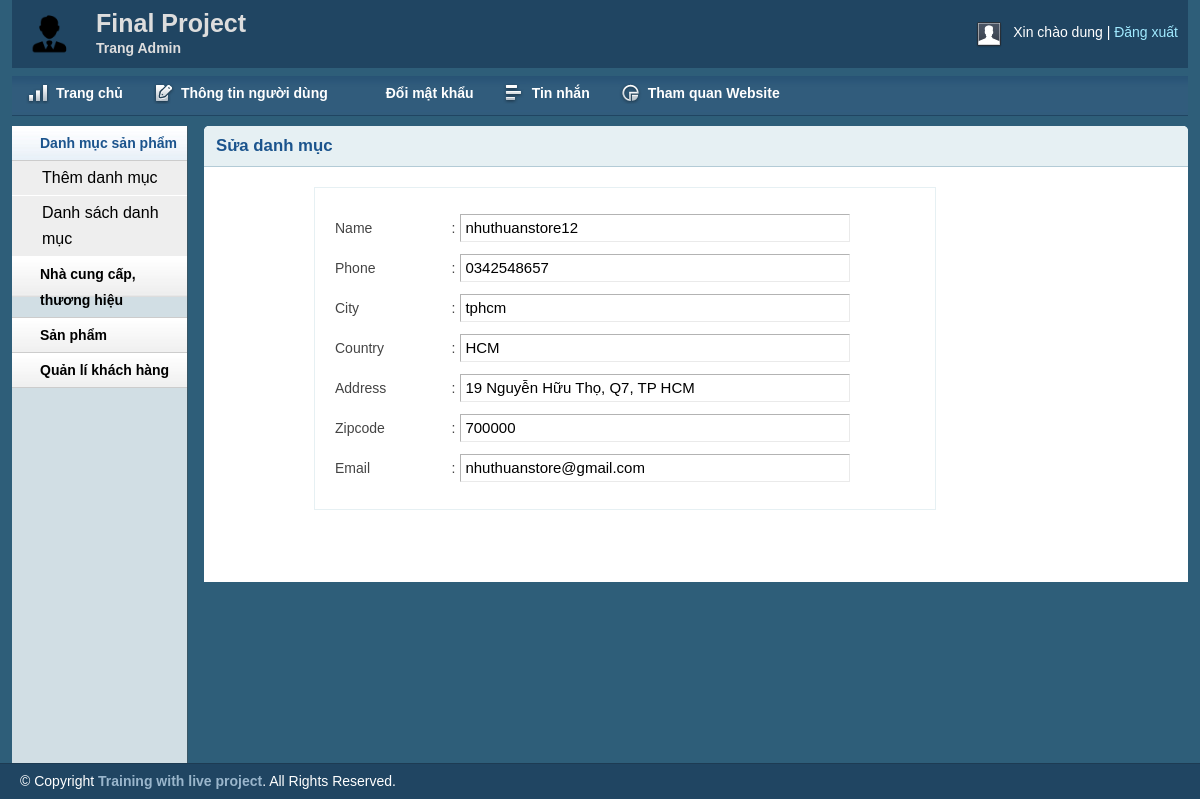
Screenshot of /admin/customer.php?customerid=3 (signed in) with the database file from the repository.
### tables this page shows
CREATE TABLE `tbl_customer` (
  `id` int(11) UNSIGNED NOT NULL,
  `name` varchar(200) NOT NULL,
  `address` varchar(200) NOT NULL,
  `city` varchar(30) NOT NULL,
  `country` varchar(30) NOT NULL,
  `zipcode` varchar(30) NOT NULL,
  `phone` varchar(30) NOT NULL,
  `email` varchar(50) NOT NULL,
  `password` varchar(200) NOT NULL
);

### lib/database.php (called while the page is built, shortened)
<?php
Class Database{
   public $host   = DB_HOST;
   public $user   = DB_USER;
   public $pass   = DB_PASS;
   public $dbname = DB_NAME;
   public $link;
private function connectDB(){
   $this->link = new mysqli($this->host, $this->user, $this->pass,
    $this->dbname,"3307");
 }
public function select($query){
  $result = $this->link->query($query) or
   die($this->link->error.__LINE__);
  if($result->num_rows > 0){
    return $result;
  } else {
    return false;
  }
 }
}

### classes/customer.php (called while the page is built, shortened)
<?php
    $filepath = realpath(dirname(__FILE__));
     include_once  ($filepath.'/../lib/database.php');
?>
<?php
        class customer
        {
            private $db;
            public function __construct()
            {
                $this->db = new Database();
            }
        public function show_customers($id){
            $query = "SELECT * FROM tbl_customer WHERE id='$id'";
            $result = $this->db->select($query);
            return $result;
        }
            }
?>

### admin/customer.php (the view, shortened to what this page needs)
<?php include 'inc/header.php';?>
<?php include 'inc/sidebar.php';?>
<?php $filepath = realpath(dirname(__FILE__));
include_once ($filepath.'/../classes/customer.php');
?>
<?php
if(!isset($_GET['customerid']) || $_GET['customerid']==Null){
    echo "<script>window.location = 'inbox.php'</script>";
}else{
    $id = $_GET['customerid'];
}
$cs = new customer();
?>
        <div class="grid_10">
            <div class="box round first grid">
                <h2>Sửa danh mục</h2>
               <div class="block copyblock">
               <?php
                $get_customer = $cs->show_customers($id);
                if($get_customer){
                    while($result = $get_customer->fetch_assoc()){
                ?>
                 <form action="" method="post">
                    <table class="form">
                        <tr>
                            <td>Name</td>
                            <td>:</td>
                            <td>
                                <input type="text" readonly="readonly" value="<?php echo $result['name'] ?>">
                            </td>
                        </tr>
                        <tr>
                            <td>Phone</td>
                            <td>:</td>
                            <td>
                                <input type="text" readonly="readonly" value="<?php echo $result['phone'] ?>">
                            </td>
                        </tr>
                        <tr>
                            <td>City</td>
                            <td>:</td>
                            <td>
                                <input type="text" readonly="readonly" value="<?php echo $result['city'] ?>">
                            </td>
                        </tr>
                        <tr>
                            <td>Country</td>
                            <td>:</td>
                            <td>
                                <input type="text" readonly="readonly" value="<?php echo $result['country'] ?>">
                            </td>
                        </tr>
                        <tr>
                            <td>Address</td>
                            <td>:</td>
                            <td>
                                <input type="text" readonly="readonly" value="<?php echo $result['address'] ?>">
                            </td>
                        </tr>
                        <tr>
                            <td>Zipcode</td>
                            <td>:</td>
                            <td>
                                <input type="text" readonly="readonly" value="<?php echo $result['zipcode'] ?>">
                            </td>
                        </tr>
                        <tr>
                            <td>Email</td>
                            <td>:</td>
                            <td>
                                <input type="text" readonly="readonly" value="<?php echo $result['email'] ?>">
                            </td>
                        </tr>
                    </table>
                    </form>
                    <?php
                         }
                        }
                    ?>
                </div>
            </div>
        </div>
<?php include 'inc/footer.php';?>

### admin/css/layout.css (style rules this page uses)
body { background: #fff none repeat scroll 0 0; color: #444; font-size: 14px; padding: 0; }
h1, h2, h3, h4, h5, h6 { line-height:1.2em; margin-bottom:.3em; }
h2 { margin-top:1em; }
.box { background:#fff; margin-bottom:20px; padding:10px 10px 10px 10px; margin-left:-8px; }
.box.grid { padding-bottom:40px; }
.box.round { -moz-border-radius: 5px 5px 0px 0px; -webkit-border-radius: 5px 5px 0px 0px; border-radius: 5px 5px 0px 0px; }
.box h2 { font-size:1.2em; font-weight:bold; color:#1B548D; background:#E6F0F3; margin:-10px -10px 0 -10px; padding:10px 12px; border-bottom:1px solid #B3CBD6; -moz-border-radius: 5px 5px 0px 0px; -webkit-border-radius: 5px 5px 0px 0px; border-radius: 5px 5px 0px 0px; }
.box.first { min-height: 406px; }
.block { padding-top:20px; }
.copyblock { border: 1px solid #e6f0f3; line-height: 32px; margin-left: 100px; margin-top: 20px; padding-left: 20px; width: 600px; }
table.form { width:100%; }
table.form td { padding:4px 0px; }
table.form input, table.form select { font-size: 15px; padding: 4px 4px 5px 4px; border-top: 1px solid #b3b3b3; border-left: 1px solid #b3b3b3; border-right: 1px solid #eaeaea; border-bottom: 1px solid #eaeaea; }
.block { padding-bottom:1px; }

### admin/customer.php (style rules this page uses)
table.form input, table.form select { width: 80%; }

### rows the page displays
tbl_customer: name "nhuthuanstore12", phone "0342548657", city "tphcm", country "HCM", address "19 Nguyễn Hữu Thọ, Q7, TP HCM", zipcode "700000", email "nhuthuanstore@gmail.com"

### other values shown
Session::get('adminName') "dung"
